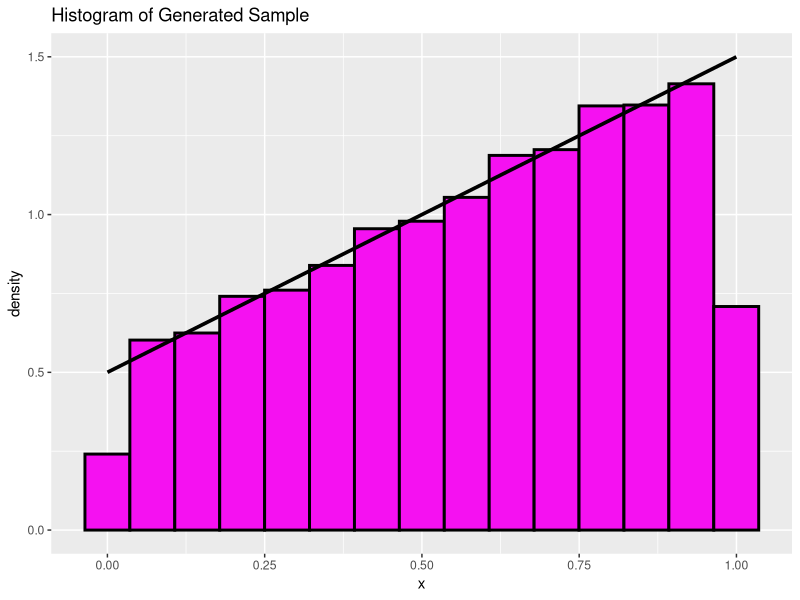

Write R code to recreate this figure.
set.seed(22)

n <- 10000

CDF_F <- function(x) (x^2 + x) / 2

PDF_f <- function(x) x + 1/2

F_inverse <- function(x) (sqrt(1 + 8 * x) - 1) / 2

u <- runif(n)

x <- F_inverse(u)

library(tidyverse)

data.frame(x) %>%
  ggplot(aes(x = x)) +
  geom_histogram(aes(y = after_stat(density)), bins = 15,
                 fill = "#F511F1", color = "black", linewidth = 1) +
  stat_function(fun = PDF_f, linewidth = 1.25) +
  labs(title = "Histogram of Generated Sample")
